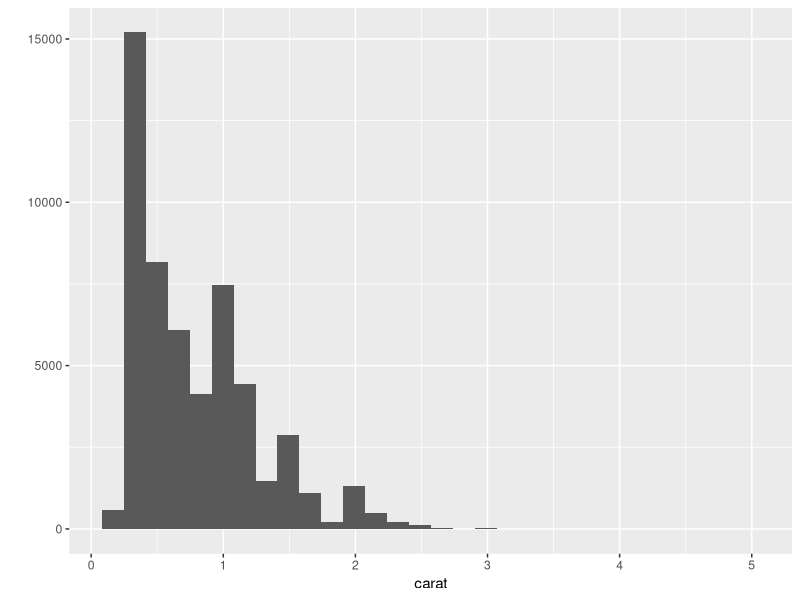
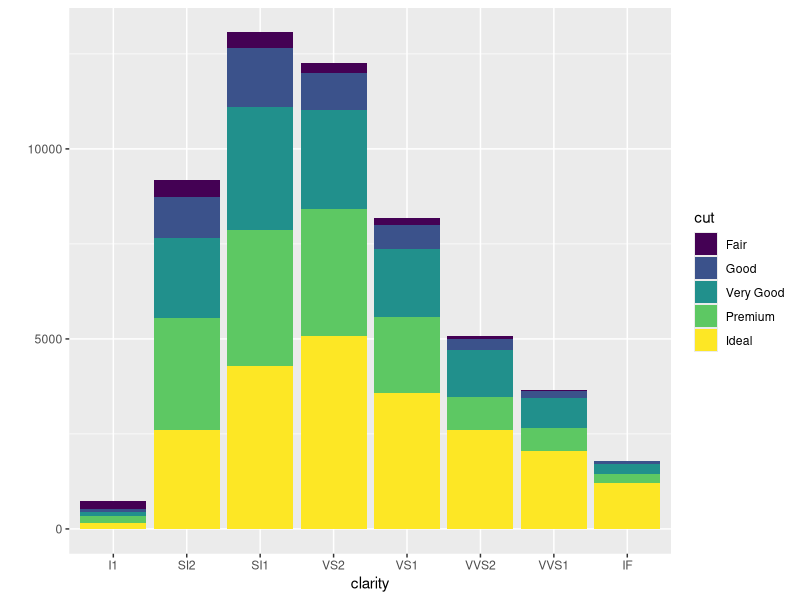
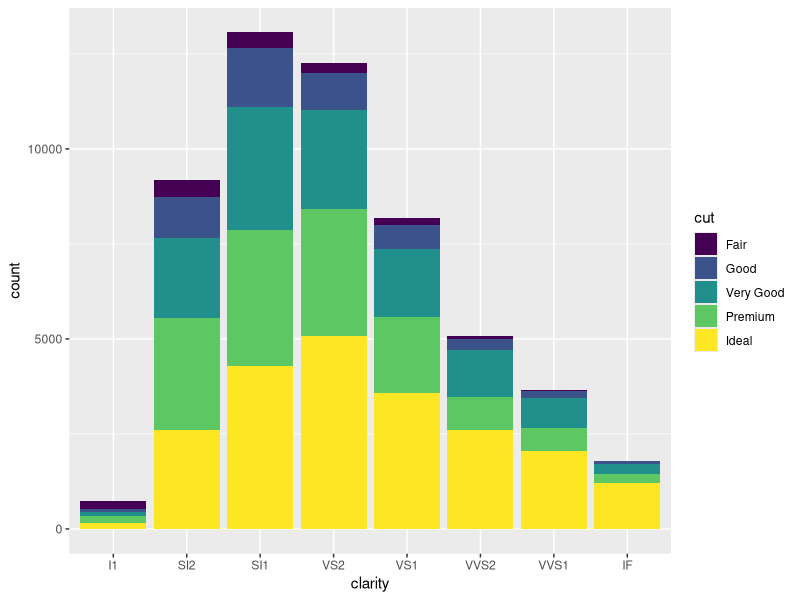
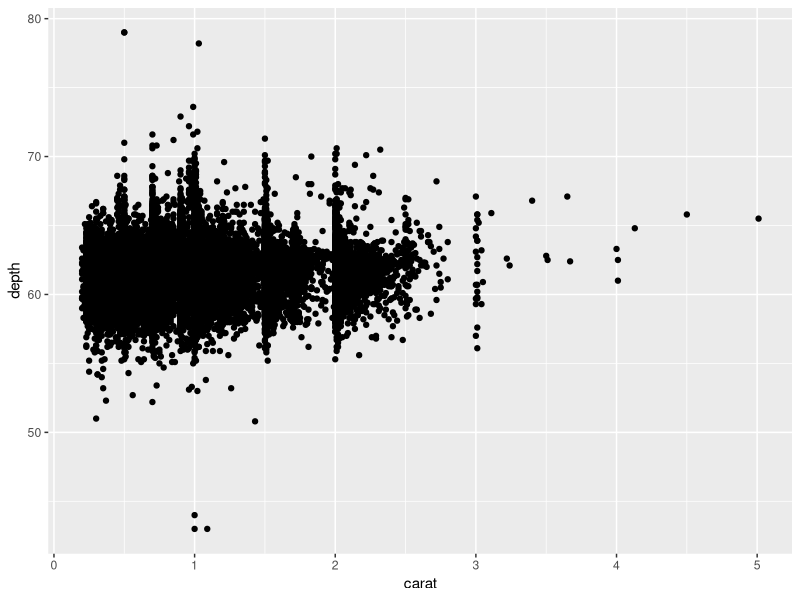
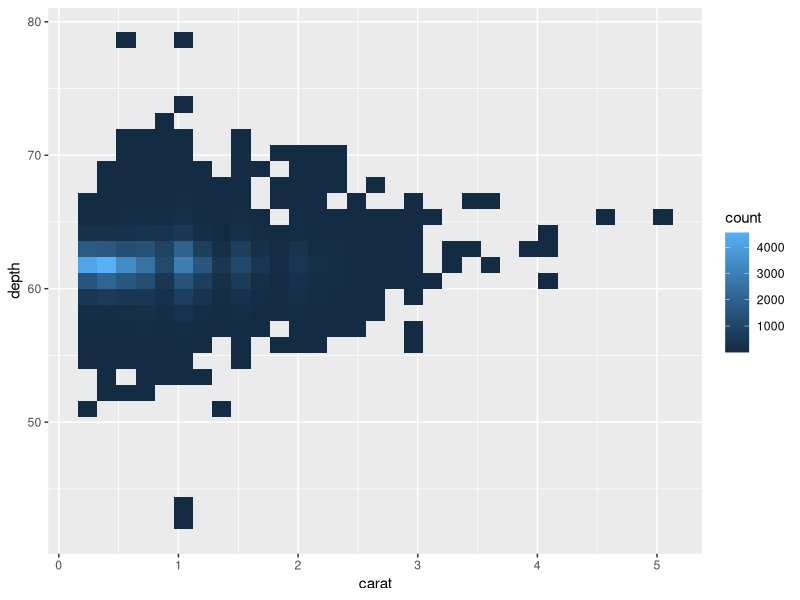
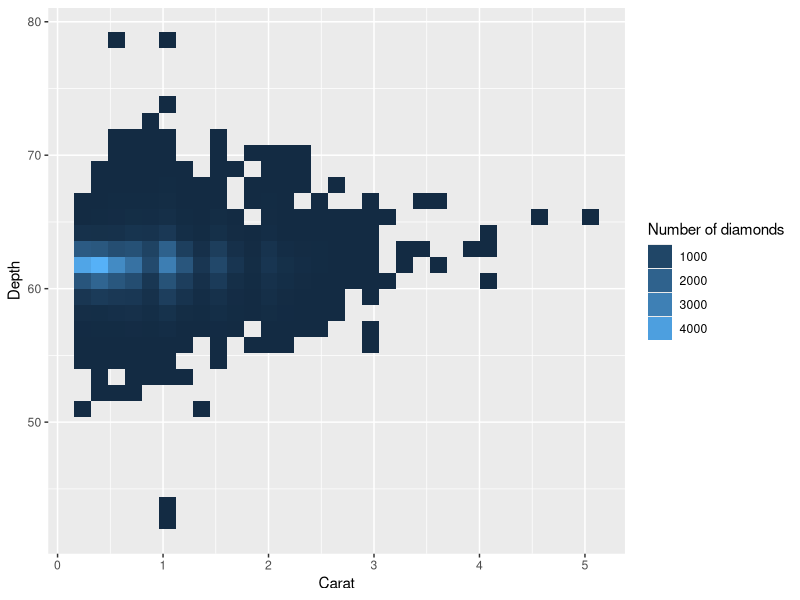
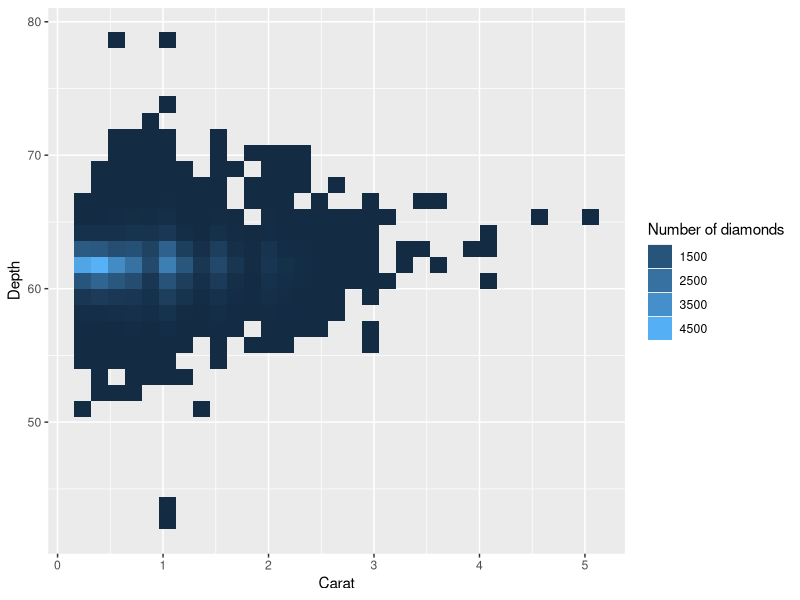
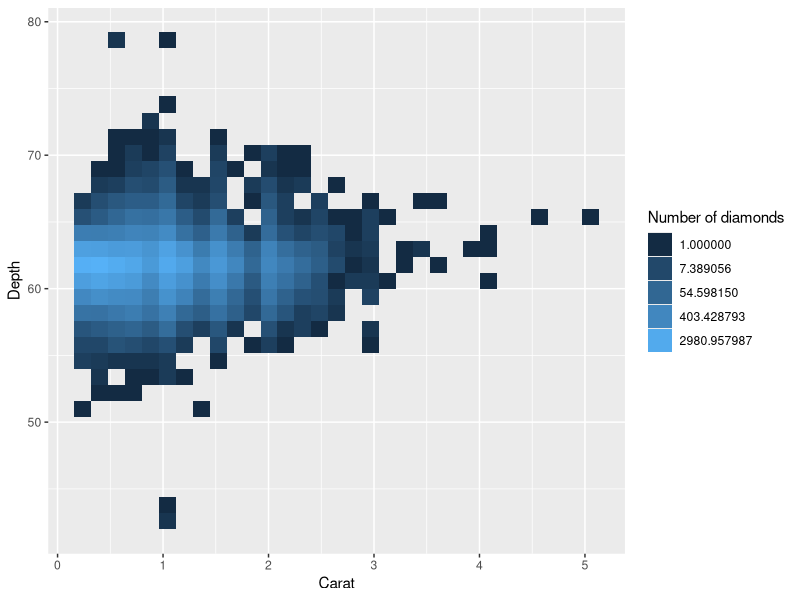

Generate these figures, in order, with R: (Note: this script raises an error after producing the figures.)
## ---- chunk 1
require(knitr)
opts_chunk$set(cache=TRUE, warning=FALSE, message=FALSE, fig.align='center')
## ---- chunk 2
#install.packages("ggplot2")
library(ggplot2)
## ---- chunk 3
str(diamonds)
## ---- chunk 4
qplot(carat, data=diamonds)
## ---- chunk 5
qplot(clarity, fill=cut, data=diamonds)
## ---- chunk 6
p1 <- ggplot(aes(x=clarity, fill=cut), data=diamonds)
## ---- chunk 7
p1 + geom_bar()
## ---- chunk 8
p2 <- ggplot(aes(x=carat, y=depth), data=diamonds)
p2 + geom_point()
## ---- chunk 9
p2 + geom_bin2d()
## ---- chunk 10
p2 <- p2 + geom_bin2d()
## ---- chunk 11
p2 <- p2 + xlab("Carat") + ylab("Depth") + 
 guides(fill=guide_legend(title="Number of diamonds"))
p2
## ---- chunk 12
p2 + scale_fill_continuous(breaks=c(1500, 2500, 3500,4500))
## ---- chunk 13
p2 + scale_fill_continuous(trans="log")
## ---- chunk 14
p2 + scale_fill_continuous(trans="log", breaks=c(1,10,100,1000,5000))
## ---- chunk 15
# install.packages("lubridate")
# install.packages("dplyr")
library(lubridate)
library(dplyr)
## ---- chunk 16
econ <- economics
econ$date <- ymd(econ$date)
old <- filter(econ, year(date)<"1970")
old$date <- ymd(old$date)
## ---- chunk 17
p3 <- ggplot(data=old) + geom_line(aes(x=date, y=pce))
p3
## ---- chunk 18
# install.packages("scales") # For nicer dates
library(scales)
## ---- chunk 19
p3 + 
  scale_x_datetime(breaks = date_breaks("6 months"), 
                   labels = date_format("%b %Y"))
## ---- chunk 20
p3 + 
  scale_x_datetime(breaks = date_breaks("6 months"), 
                   labels = date_format("%B %y"))
